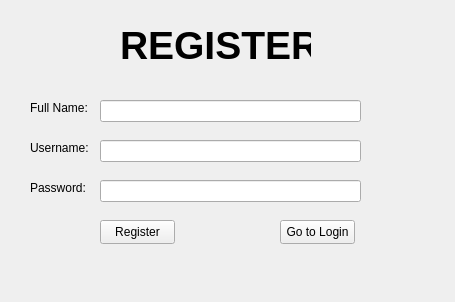
<?xml version="1.0" encoding="UTF-8"?>
<ui version="4.0">
 <class>Register</class>
 <widget class="QWidget" name="Register">
  <property name="geometry">
   <rect>
    <x>0</x>
    <y>0</y>
    <width>455</width>
    <height>302</height>
   </rect>
  </property>
  <property name="windowTitle">
   <string>Form</string>
  </property>
  <widget class="QWidget" name="widget" native="true">
   <property name="geometry">
    <rect>
     <x>10</x>
     <y>0</y>
     <width>451</width>
     <height>311</height>
    </rect>
   </property>
   <widget class="QLabel" name="label">
    <property name="geometry">
     <rect>
      <x>110</x>
      <y>20</y>
      <width>191</width>
      <height>51</height>
     </rect>
    </property>
    <property name="font">
     <font>
      <pointsize>29</pointsize>
      <bold>true</bold>
     </font>
    </property>
    <property name="text">
     <string>REGISTER</string>
    </property>
   </widget>
   <widget class="QLabel" name="label_4">
    <property name="geometry">
     <rect>
      <x>20</x>
      <y>100</y>
      <width>71</width>
      <height>16</height>
     </rect>
    </property>
    <property name="text">
     <string>Full Name: </string>
    </property>
   </widget>
   <widget class="QLineEdit" name="full_name_text">
    <property name="geometry">
     <rect>
      <x>90</x>
      <y>100</y>
      <width>261</width>
      <height>22</height>
     </rect>
    </property>
   </widget>
   <widget class="QLabel" name="label_2">
    <property name="geometry">
     <rect>
      <x>20</x>
      <y>140</y>
      <width>71</width>
      <height>16</height>
     </rect>
    </property>
    <property name="text">
     <string>Username: </string>
    </property>
   </widget>
   <widget class="QLineEdit" name="username_text">
    <property name="geometry">
     <rect>
      <x>90</x>
      <y>140</y>
      <width>261</width>
      <height>22</height>
     </rect>
    </property>
   </widget>
   <widget class="QLineEdit" name="password_text">
    <property name="geometry">
     <rect>
      <x>90</x>
      <y>180</y>
      <width>261</width>
      <height>22</height>
     </rect>
    </property>
    <property name="inputMethodHints">
     <set>Qt::ImhHiddenText|Qt::ImhNoAutoUppercase|Qt::ImhNoPredictiveText|Qt::ImhSensitiveData</set>
    </property>
    <property name="text">
     <string/>
    </property>
    <property name="echoMode">
     <enum>QLineEdit::Password</enum>
    </property>
   </widget>
   <widget class="QLabel" name="label_3">
    <property name="geometry">
     <rect>
      <x>20</x>
      <y>180</y>
      <width>71</width>
      <height>16</height>
     </rect>
    </property>
    <property name="text">
     <string>Password: </string>
    </property>
   </widget>
   <widget class="QPushButton" name="pushButton">
    <property name="geometry">
     <rect>
      <x>90</x>
      <y>220</y>
      <width>75</width>
      <height>24</height>
     </rect>
    </property>
    <property name="text">
     <string>Register</string>
    </property>
   </widget>
   <widget class="QPushButton" name="pushButton_2">
    <property name="geometry">
     <rect>
      <x>270</x>
      <y>220</y>
      <width>75</width>
      <height>24</height>
     </rect>
    </property>
    <property name="text">
     <string>Go to Login</string>
    </property>
   </widget>
   <widget class="QLabel" name="error_label">
    <property name="geometry">
     <rect>
      <x>90</x>
      <y>70</y>
      <width>261</width>
      <height>16</height>
     </rect>
    </property>
    <property name="styleSheet">
     <string notr="true">color: red;</string>
    </property>
    <property name="text">
     <string/>
    </property>
   </widget>
  </widget>
 </widget>
 <resources/>
 <connections/>
</ui>
